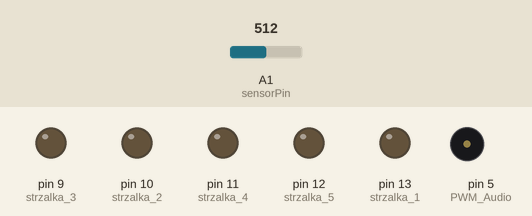
This sketch was run on a simulated Arduino Uno, built with avr-gcc and run on an emulated ATmega328P. Shown: output pins drawn as LEDs (lit = HIGH), buzzer (waves = sounding). Inputs (shaded band) come from the test bench; at power-on: A1 (sensorPin) = 512. Pins used as bus, display or sensor lines are not drawn; what the sketch prints to the serial monitor is not drawn.

Above: at 1.2 s.
1.3 s: A1 (sensorPin) set to 488
At 3.6 s:
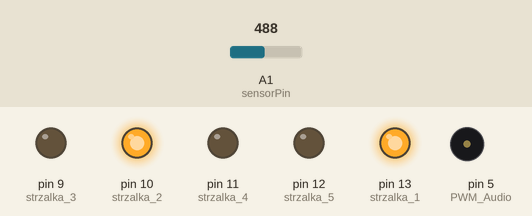
4.3 s: A1 (sensorPin) set to 510
At 5.1 s:
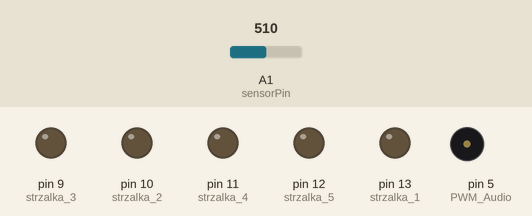
6.1 s: A1 (sensorPin) set to 490
At 9.5 s:
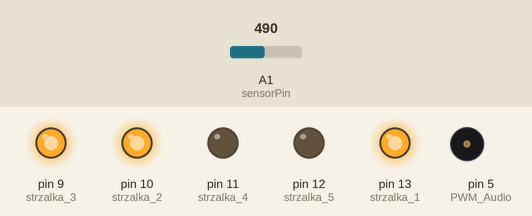
Timing chart, 0 to 15.9 s (numbered marks = the images above; inputs shaded):
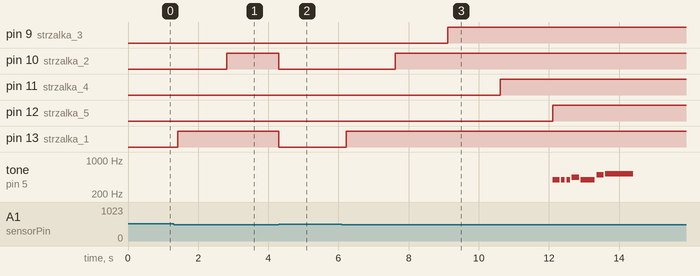

Measured:
- the behaviour switches between 500 and 499 on A1 (sensorPin) (found by bisection; images 0 and 1)
- after the input at 1.3 s, pin 10 (strzalka_2): LOW → HIGH after 1.5 s; pin 13 (strzalka_1): LOW → HIGH after 0.12 s
- after the input at 4.3 s, pin 9 (strzalka_3): stays LOW (without the input it goes to HIGH after 0.01 s); pin 10 (strzalka_2), pin 13 (strzalka_1): HIGH → LOW at once; pin 11 (strzalka_4): stays LOW (without the input it goes to HIGH after 1.5 s)
- after the input at 6.1 s, pin 9 (strzalka_3): LOW → HIGH after 3.0 s; pin 10 (strzalka_2): LOW → HIGH after 1.5 s; pin 11 (strzalka_4): LOW → HIGH after 4.5 s; pin 12 (strzalka_5): LOW → HIGH after 6.0 s; pin 13 (strzalka_1): LOW → HIGH after 0.12 s

The sketch:

balans.ino
```cpp
#define strzalka_1 13
#define strzalka_2 10
#define strzalka_3 9
#define strzalka_4 11
#define strzalka_5 12
const byte melody_maxlen = 12;
const float melody_speed = 2.5f;
const byte melody_advance_level_len = 7;
const byte PWM_Audio     = 5;
const unsigned int melody_advance_level[2][melody_maxlen] PROGMEM =
{
    { 392, 392, 392, 440,  392, 494,  523, 0, 0, 0, 0, 0},    //frequency
    { 500, 250, 250, 500, 1000, 500, 2000, 0, 0, 0, 0, 0}     //duration, 1000 = 1 full beat
};
 void playMelody_from_PROGMEM(const unsigned int melody[2][12], byte melody_len)
{
    for (byte i = 0; i < melody_len; i++)
    {
        tone(PWM_Audio, pgm_read_word(&(melody[0][i])));
        delay((float) pgm_read_word(&(melody[1][i])) / melody_speed);
        noTone(PWM_Audio);
        delay(50); //otherwise the tones sound too legato
    }
}

int p=0;
int k=0;
int koniec=0;
int sensorPin = A1;    // select the input pin for the potentiometer
int ledPin = 13;      // select the pin for the LED
int sensorValue = 0;  // variable to store the value coming from the sensor
unsigned long previousMillis = 0;
unsigned long currentMillis=0;
unsigned long currentMillis_k=0;
     unsigned long aktualny=0;
const long interval = 1500;            // co jaki czas maja zapalac sie nastepne strzalki
const long pisk = 300;


void setup() {
  // declare the ledPin as an OUTPUT:
  pinMode(ledPin, OUTPUT);
   Serial.begin(9600);
     pinMode(strzalka_1, OUTPUT);
  pinMode(strzalka_2, OUTPUT);
  pinMode(strzalka_3, OUTPUT);
  pinMode(strzalka_4, OUTPUT);
  pinMode(strzalka_5, OUTPUT);

    pinMode(PWM_Audio, OUTPUT);
   digitalWrite(PWM_Audio, LOW);
}

void loop() {
  // read the value from the sensor:
  sensorValue = analogRead(sensorPin);

  if (sensorValue<500)
  {
    if (p==0)
    {
     currentMillis = millis();
      p=1;
      k=0;
    }
   aktualny = millis();
    if ((aktualny-currentMillis)>100)
    {
     digitalWrite(strzalka_1, HIGH);
    }
     if ((aktualny-currentMillis)>interval)
    {
     digitalWrite(strzalka_2, HIGH);
    }
     if ((aktualny-currentMillis)>2*interval)
    {
     digitalWrite(strzalka_3, HIGH);
    }
    if ((aktualny-currentMillis)>3*interval)
    {
     digitalWrite(strzalka_4, HIGH);
    }
    if ((aktualny-currentMillis)>4*interval)
    {
     digitalWrite(strzalka_5, HIGH);
     if (koniec==0)
     {
     playMelody_from_PROGMEM(melody_advance_level, melody_advance_level_len);
    koniec=1;
    }

    }
  //digitalWrite(dzwiek, HIGH);

  }
  else {


    if(koniec==0)
    {

       if (k==0)
    {
    currentMillis_k = millis();
      p=0;
      k=1;
    }
       digitalWrite(strzalka_1, LOW);
 digitalWrite(strzalka_2, LOW);
  digitalWrite(strzalka_3, LOW);
  digitalWrite(strzalka_4, LOW);
    digitalWrite(strzalka_5, LOW);

    if ((millis()-currentMillis_k)>150)
    {
     while (millis()- currentMillis_k<pisk)
    {
        digitalWrite(PWM_Audio, HIGH);
     }

      digitalWrite(PWM_Audio, LOW);
    }

  }

    }
    Serial.println(currentMillis);
  Serial.println(aktualny);
//  p=0;

}
```
